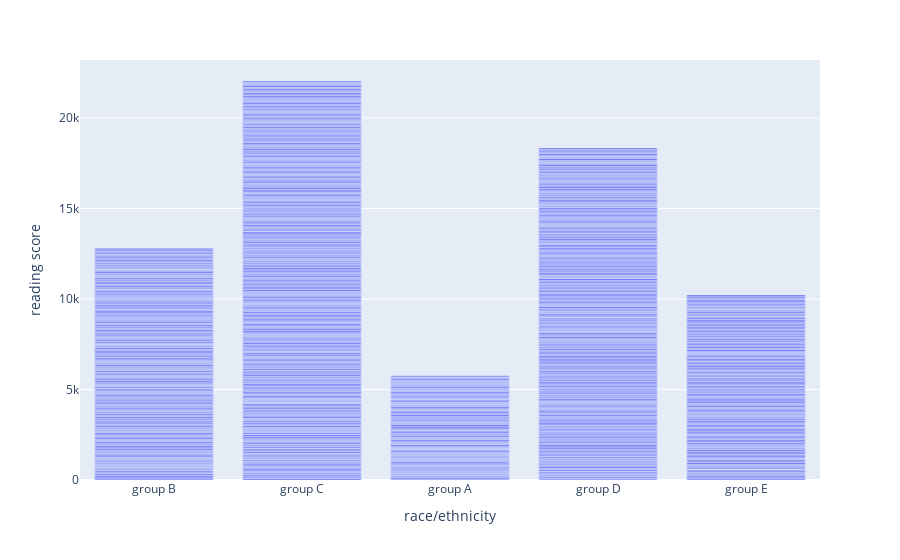

The notebook cell this image was saved under:
### Code cell
import plotly.express as px
px.bar(df,x='race/ethnicity', y='reading score')

### Figure 1 — Plotly figure (JSON) as saved in the notebook; plotly's stock layout.template omitted (floating-point values rounded to 4 significant figures; data arrays with more than 128 entries replaced by an {"elided": "..."} marker saying what was removed)
{"data": [{"alignmentgroup": "True", "hovertemplate": "race/ethnicity=%{x}<br>reading score=%{y}<extra></extra>", "legendgroup": "", "marker": {"color": "#636efa", "pattern": {"shape": ""}}, "name": "", "offsetgroup": "", "orientation": "v", "showlegend": false, "textposition": "auto", "type": "bar", "x": {"elided": "1000 str values"}, "xaxis": "x", "y": {"elided": "1000 int values"}, "yaxis": "y"}], "layout": {"barmode": "relative", "legend": {"tracegroupgap": 0}, "margin": {"t": 60}, "xaxis": {"anchor": "y", "domain": [0, 1], "title": {"text": "race/ethnicity"}}, "yaxis": {"anchor": "x", "domain": [0, 1], "title": {"text": "reading score"}}}}
